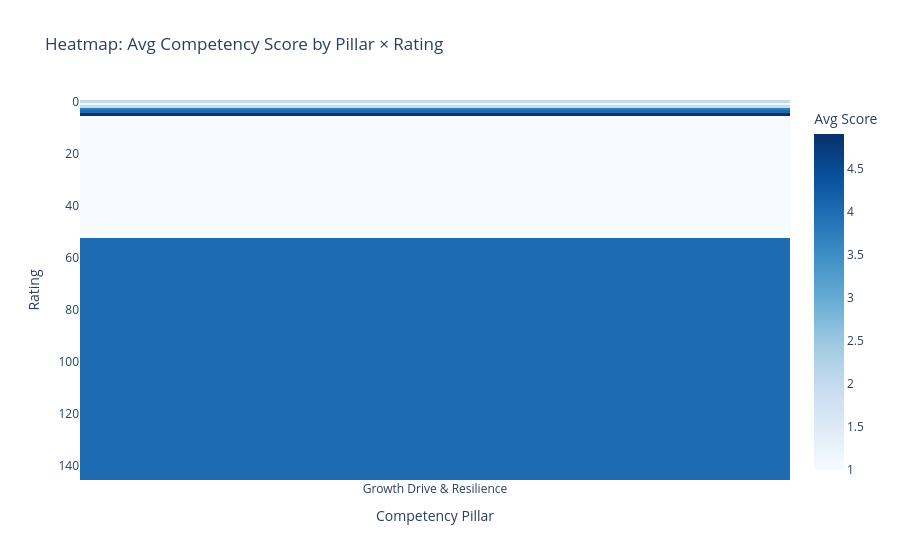

The notebook cell this image was saved under:
### Markdown cell above
## 5. Competency Pillar Analysis

### Code cell
comp_merged = comp_yearly.merge(latest_perf[['employee_id','latest_rating']], on='employee_id')
comp_merged = comp_merged.merge(dim_pillars, on='pillar_code')

comp_pivot = (
    comp_merged.groupby(['pillar_label','latest_rating'])['score']
               .mean().reset_index()
               .pivot(index='pillar_label', columns='latest_rating', values='score')
)
print(comp_pivot.round(2))

fig = px.imshow(
    comp_pivot.T, title='Heatmap: Avg Competency Score by Pillar × Rating',
    labels={'x': 'Competency Pillar', 'y': 'Rating', 'color': 'Avg Score'},
    color_continuous_scale='Blues'
)
fig.show()
fig.write_image('../assets/charts/02_competency_heatmap.png')

### Figure 1 — Plotly figure (JSON) as saved in the notebook; plotly's stock layout.template omitted (floating-point values rounded to 4 significant figures)
{"data": [{"coloraxis": "coloraxis", "hovertemplate": "Competency Pillar: %{x}<br>Rating: %{y}<br>Avg Score: %{z}<extra></extra>", "name": "0", "type": "heatmap", "x": ["Growth Drive & Resilience"], "xaxis": "x", "y": [0, 1, 2, 3, 4, 5, 6, 99], "yaxis": "y", "z": [[2], [1.146], [1.937], [3.757], [4.005], [4.902], [1], [4]]}], "layout": {"coloraxis": {"colorbar": {"title": {"text": "Avg Score"}}, "colorscale": [[0, "rgb(247,251,255)"], [0.125, "rgb(222,235,247)"], [0.25, "rgb(198,219,239)"], [0.375, "rgb(158,202,225)"], [0.5, "rgb(107,174,214)"], [0.625, "rgb(66,146,198)"], [0.75, "rgb(33,113,181)"], [0.875, "rgb(8,81,156)"], [1, "rgb(8,48,107)"]]}, "title": {"text": "Heatmap: Avg Competency Score by Pillar × Rating"}, "xaxis": {"anchor": "y", "constrain": "domain", "domain": [0, 1], "scaleanchor": "y", "title": {"text": "Competency Pillar"}}, "yaxis": {"anchor": "x", "autorange": "reversed", "constrain": "domain", "domain": [0, 1], "title": {"text": "Rating"}}}}
